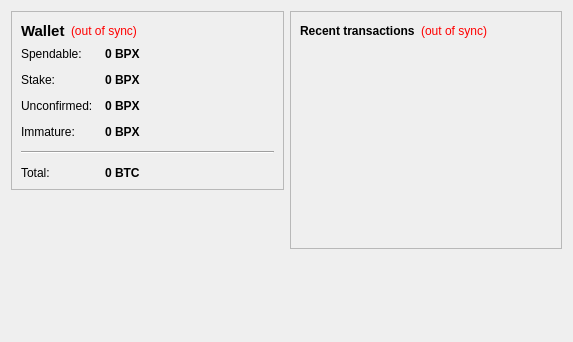
<?xml version="1.0" encoding="UTF-8"?>
<ui version="4.0">
 <class>OverviewPage</class>
 <widget class="QWidget" name="OverviewPage">
  <property name="geometry">
   <rect>
    <x>0</x>
    <y>0</y>
    <width>573</width>
    <height>342</height>
   </rect>
  </property>
  <property name="windowTitle">
   <string>Form</string>
  </property>
  <layout class="QHBoxLayout" name="horizontalLayout" stretch="1,1">
   <item>
    <layout class="QVBoxLayout" name="verticalLayout_2">
     <item>
      <widget class="QFrame" name="frame">
       <property name="frameShape">
        <enum>QFrame::StyledPanel</enum>
       </property>
       <property name="frameShadow">
        <enum>QFrame::Raised</enum>
       </property>
       <layout class="QVBoxLayout" name="verticalLayout_4">
        <item>
         <layout class="QHBoxLayout" name="horizontalLayout_4">
          <item>
           <widget class="QLabel" name="label_5">
            <property name="font">
             <font>
              <pointsize>11</pointsize>
              <weight>75</weight>
              <bold>true</bold>
             </font>
            </property>
            <property name="text">
             <string>Wallet</string>
            </property>
           </widget>
          </item>
          <item>
           <widget class="QLabel" name="labelWalletStatus">
            <property name="toolTip">
             <string>The displayed information may be out of date. Your wallet automatically synchronizes with the BlackPearl network after a connection is established, but this process has not completed yet.</string>
            </property>
            <property name="styleSheet">
             <string notr="true">QLabel { color: red; }</string>
            </property>
            <property name="text">
             <string notr="true">(out of sync)</string>
            </property>
            <property name="alignment">
             <set>Qt::AlignLeading|Qt::AlignLeft|Qt::AlignVCenter</set>
            </property>
           </widget>
          </item>
          <item>
           <spacer name="horizontalSpacer_2">
            <property name="orientation">
             <enum>Qt::Horizontal</enum>
            </property>
            <property name="sizeHint" stdset="0">
             <size>
              <width>40</width>
              <height>20</height>
             </size>
            </property>
           </spacer>
          </item>
         </layout>
        </item>
        <item>
         <layout class="QFormLayout" name="formLayout_2">
          <property name="fieldGrowthPolicy">
           <enum>QFormLayout::AllNonFixedFieldsGrow</enum>
          </property>
          <property name="horizontalSpacing">
           <number>12</number>
          </property>
          <property name="verticalSpacing">
           <number>12</number>
          </property>
          <item row="0" column="0">
           <widget class="QLabel" name="label">
            <property name="text">
             <string>Spendable:</string>
            </property>
           </widget>
          </item>
          <item row="0" column="1">
           <widget class="QLabel" name="labelBalance">
            <property name="font">
             <font>
              <weight>75</weight>
              <bold>true</bold>
             </font>
            </property>
            <property name="cursor">
             <cursorShape>IBeamCursor</cursorShape>
            </property>
            <property name="toolTip">
             <string>Your current spendable balance</string>
            </property>
            <property name="text">
             <string notr="true">0 BPX</string>
            </property>
            <property name="textInteractionFlags">
             <set>Qt::LinksAccessibleByMouse|Qt::TextSelectableByKeyboard|Qt::TextSelectableByMouse</set>
            </property>
           </widget>
          </item>
          <item row="1" column="0">
           <widget class="QLabel" name="label_6">
            <property name="text">
             <string>Stake:</string>
            </property>
           </widget>
          </item>
          <item row="1" column="1">
           <widget class="QLabel" name="labelStake">
            <property name="font">
             <font>
              <weight>75</weight>
              <bold>true</bold>
             </font>
            </property>
            <property name="cursor">
             <cursorShape>IBeamCursor</cursorShape>
            </property>
            <property name="toolTip">
             <string>Total of coins that was staked, and do not yet count toward the current balance</string>
            </property>
            <property name="text">
             <string notr="true">0 BPX</string>
            </property>
            <property name="textInteractionFlags">
             <set>Qt::LinksAccessibleByMouse|Qt::TextSelectableByKeyboard|Qt::TextSelectableByMouse</set>
            </property>
           </widget>
          </item>
          <item row="2" column="0">
           <widget class="QLabel" name="label_3">
            <property name="text">
             <string>Unconfirmed:</string>
            </property>
           </widget>
          </item>
          <item row="2" column="1">
           <widget class="QLabel" name="labelUnconfirmed">
            <property name="font">
             <font>
              <weight>75</weight>
              <bold>true</bold>
             </font>
            </property>
            <property name="cursor">
             <cursorShape>IBeamCursor</cursorShape>
            </property>
            <property name="toolTip">
             <string>Total of transactions that have yet to be confirmed, and do not yet count toward the current balance</string>
            </property>
            <property name="text">
             <string notr="true">0 BPX</string>
            </property>
            <property name="textInteractionFlags">
             <set>Qt::LinksAccessibleByMouse|Qt::TextSelectableByKeyboard|Qt::TextSelectableByMouse</set>
            </property>
           </widget>
          </item>
          <item row="3" column="0">
           <widget class="QLabel" name="labelImmatureText">
            <property name="text">
             <string>Immature:</string>
            </property>
           </widget>
          </item>
          <item row="3" column="1">
           <widget class="QLabel" name="labelImmature">
            <property name="font">
             <font>
              <weight>75</weight>
              <bold>true</bold>
             </font>
            </property>
            <property name="toolTip">
             <string>Mined balance that has not yet matured</string>
            </property>
            <property name="text">
             <string notr="true">0 BPX</string>
            </property>
            <property name="textInteractionFlags">
             <set>Qt::LinksAccessibleByMouse|Qt::TextSelectableByKeyboard|Qt::TextSelectableByMouse</set>
            </property>
           </widget>
          </item>
          <item row="4" column="0" colspan="2">
           <widget class="Line" name="line">
            <property name="orientation">
             <enum>Qt::Horizontal</enum>
            </property>
           </widget>
          </item>
          <item row="5" column="0">
           <widget class="QLabel" name="labelTotalText">
            <property name="text">
             <string>Total:</string>
            </property>
           </widget>
          </item>
          <item row="5" column="1">
           <widget class="QLabel" name="labelTotal">
            <property name="font">
             <font>
              <weight>75</weight>
              <bold>true</bold>
             </font>
            </property>
            <property name="cursor">
             <cursorShape>IBeamCursor</cursorShape>
            </property>
            <property name="toolTip">
             <string>Your current total balance</string>
            </property>
            <property name="text">
             <string notr="true">0 BTC</string>
            </property>
            <property name="textInteractionFlags">
             <set>Qt::LinksAccessibleByMouse|Qt::TextSelectableByKeyboard|Qt::TextSelectableByMouse</set>
            </property>
           </widget>
          </item>
         </layout>
        </item>
       </layout>
      </widget>
     </item>
     <item>
      <spacer name="verticalSpacer_3">
       <property name="orientation">
        <enum>Qt::Vertical</enum>
       </property>
       <property name="sizeHint" stdset="0">
        <size>
         <width>20</width>
         <height>40</height>
        </size>
       </property>
      </spacer>
     </item>
     <item>
      <widget class="QLabel" name="label_2">
       <property name="text">
        <string/>
       </property>
       <property name="pixmap">
        <pixmap resource="../bitcoin.qrc">:/images/backg</pixmap>
       </property>
       <property name="scaledContents">
        <bool>false</bool>
       </property>
       <property name="alignment">
        <set>Qt::AlignCenter</set>
       </property>
      </widget>
     </item>
     <item>
      <spacer name="verticalSpacer">
       <property name="orientation">
        <enum>Qt::Vertical</enum>
       </property>
       <property name="sizeHint" stdset="0">
        <size>
         <width>20</width>
         <height>40</height>
        </size>
       </property>
      </spacer>
     </item>
    </layout>
   </item>
   <item>
    <layout class="QVBoxLayout" name="verticalLayout_3">
     <item>
      <widget class="QFrame" name="frame_2">
       <property name="frameShape">
        <enum>QFrame::StyledPanel</enum>
       </property>
       <property name="frameShadow">
        <enum>QFrame::Raised</enum>
       </property>
       <layout class="QVBoxLayout" name="verticalLayout">
        <item>
         <layout class="QHBoxLayout" name="horizontalLayout_2">
          <item>
           <widget class="QLabel" name="label_4">
            <property name="text">
             <string>&lt;b&gt;Recent transactions&lt;/b&gt;</string>
            </property>
           </widget>
          </item>
          <item>
           <widget class="QLabel" name="labelTransactionsStatus">
            <property name="toolTip">
             <string>The displayed information may be out of date. Your wallet automatically synchronizes with the BlackPearl network after a connection is established, but this process has not completed yet.</string>
            </property>
            <property name="styleSheet">
             <string notr="true">QLabel { color: red; }</string>
            </property>
            <property name="text">
             <string notr="true">(out of sync)</string>
            </property>
            <property name="alignment">
             <set>Qt::AlignRight|Qt::AlignTrailing|Qt::AlignVCenter</set>
            </property>
           </widget>
          </item>
          <item>
           <spacer name="horizontalSpacer">
            <property name="orientation">
             <enum>Qt::Horizontal</enum>
            </property>
            <property name="sizeHint" stdset="0">
             <size>
              <width>40</width>
              <height>20</height>
             </size>
            </property>
           </spacer>
          </item>
         </layout>
        </item>
        <item>
         <widget class="QListView" name="listTransactions">
          <property name="styleSheet">
           <string notr="true">QListView { background: transparent; }</string>
          </property>
          <property name="frameShape">
           <enum>QFrame::NoFrame</enum>
          </property>
          <property name="verticalScrollBarPolicy">
           <enum>Qt::ScrollBarAlwaysOff</enum>
          </property>
          <property name="horizontalScrollBarPolicy">
           <enum>Qt::ScrollBarAlwaysOff</enum>
          </property>
          <property name="selectionMode">
           <enum>QAbstractItemView::NoSelection</enum>
          </property>
         </widget>
        </item>
       </layout>
      </widget>
     </item>
     <item>
      <spacer name="verticalSpacer_2">
       <property name="orientation">
        <enum>Qt::Vertical</enum>
       </property>
       <property name="sizeHint" stdset="0">
        <size>
         <width>20</width>
         <height>40</height>
        </size>
       </property>
      </spacer>
     </item>
    </layout>
   </item>
  </layout>
 </widget>
 <resources>
  <include location="../bitcoin.qrc"/>
 </resources>
 <connections/>
</ui>
